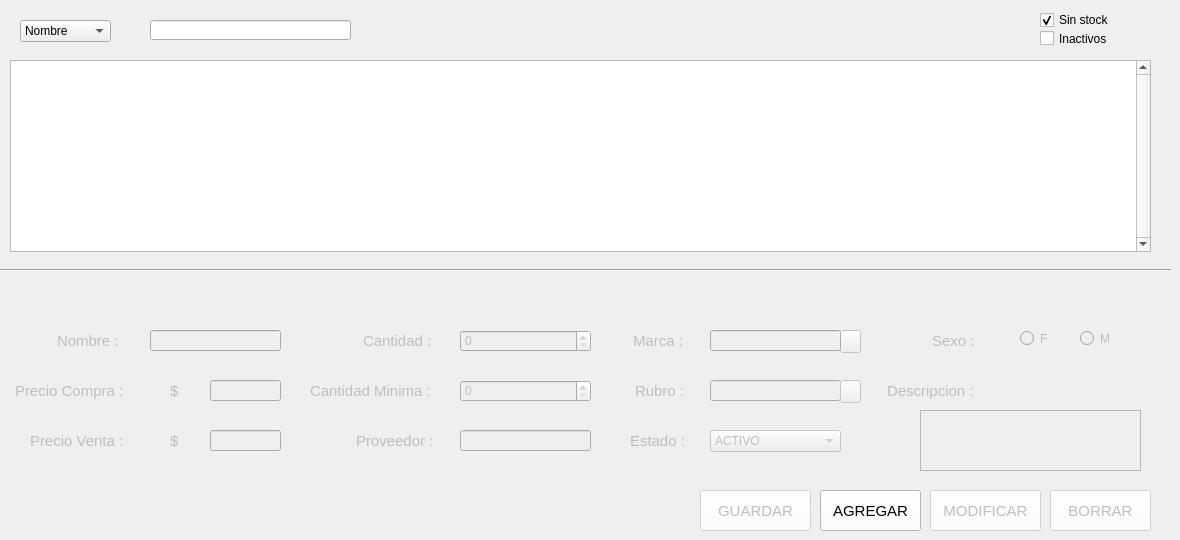
    <widget class="QWidget" name="tab_Productos">
     <attribute name="title">
      <string>Productos</string>
     </attribute>
     <widget class="QTableView" name="tvProductos_p">
      <property name="geometry">
       <rect>
        <x>10</x>
        <y>60</y>
        <width>1141</width>
        <height>192</height>
       </rect>
      </property>
      <property name="styleSheet">
       <string notr="true">font: 9pt &quot;MS Shell Dlg 2&quot;;</string>
      </property>
      <property name="verticalScrollBarPolicy">
       <enum>Qt::ScrollBarAlwaysOn</enum>
      </property>
      <property name="horizontalScrollBarPolicy">
       <enum>Qt::ScrollBarAlwaysOff</enum>
      </property>
      <attribute name="verticalHeaderVisible">
       <bool>false</bool>
      </attribute>
      <attribute name="verticalHeaderHighlightSections">
       <bool>false</bool>
      </attribute>
     </widget>
     <widget class="QComboBox" name="cbFilterProducto_p">
      <property name="geometry">
       <rect>
        <x>20</x>
        <y>20</y>
        <width>91</width>
        <height>22</height>
       </rect>
      </property>
      <property name="styleSheet">
       <string notr="true">font: 9pt &quot;MS Shell Dlg 2&quot;;</string>
      </property>
      <item>
       <property name="text">
        <string>Nombre</string>
       </property>
      </item>
      <item>
       <property name="text">
        <string>Marca</string>
       </property>
      </item>
      <item>
       <property name="text">
        <string>Rubro</string>
       </property>
      </item>
      <item>
       <property name="text">
        <string>Precio Venta</string>
       </property>
      </item>
     </widget>
     <widget class="QLineEdit" name="txtFilterProductos_p">
      <property name="geometry">
       <rect>
        <x>150</x>
        <y>20</y>
        <width>201</width>
        <height>20</height>
       </rect>
      </property>
      <property name="styleSheet">
       <string notr="true">font: 9pt &quot;MS Shell Dlg 2&quot;;</string>
      </property>
     </widget>
     <widget class="Line" name="line1_p">
      <property name="geometry">
       <rect>
        <x>0</x>
        <y>260</y>
        <width>1171</width>
        <height>20</height>
       </rect>
      </property>
      <property name="orientation">
       <enum>Qt::Horizontal</enum>
      </property>
     </widget>
     <widget class="QPushButton" name="btnBorrar_p">
      <property name="enabled">
       <bool>false</bool>
      </property>
      <property name="geometry">
       <rect>
        <x>1050</x>
        <y>490</y>
        <width>101</width>
        <height>41</height>
       </rect>
      </property>
      <property name="font">
       <font>
        <family>Segoe UI</family>
        <pointsize>11</pointsize>
        <weight>9</weight>
        <italic>false</italic>
        <bold>false</bold>
       </font>
      </property>
      <property name="styleSheet">
       <string notr="true">background-color: rgb(255, 255, 255);</string>
      </property>
      <property name="text">
       <string>BORRAR</string>
      </property>
      <property name="icon">
       <iconset>
        <normaloff>../Img/borrar.png</normaloff>../Img/borrar.png</iconset>
      </property>
      <property name="iconSize">
       <size>
        <width>20</width>
        <height>20</height>
       </size>
      </property>
     </widget>
     <widget class="QPushButton" name="btnModificar_p">
      <property name="enabled">
       <bool>false</bool>
      </property>
      <property name="geometry">
       <rect>
        <x>930</x>
        <y>490</y>
        <width>111</width>
        <height>41</height>
       </rect>
      </property>
      <property name="font">
       <font>
        <family>Segoe UI</family>
        <pointsize>11</pointsize>
        <weight>9</weight>
        <italic>false</italic>
        <bold>false</bold>
       </font>
      </property>
      <property name="styleSheet">
       <string notr="true">background-color: rgb(255, 255, 255);</string>
      </property>
      <property name="text">
       <string>MODIFICAR</string>
      </property>
      <property name="icon">
       <iconset>
        <normaloff>../Img/actualizar.png</normaloff>../Img/actualizar.png</iconset>
      </property>
      <property name="iconSize">
       <size>
        <width>20</width>
        <height>20</height>
       </size>
      </property>
     </widget>
     <widget class="QPushButton" name="btnAgregar_p">
      <property name="geometry">
       <rect>
        <x>820</x>
        <y>490</y>
        <width>101</width>
        <height>41</height>
       </rect>
      </property>
      <property name="font">
       <font>
        <family>Segoe UI</family>
        <pointsize>11</pointsize>
        <weight>9</weight>
        <italic>false</italic>
        <bold>false</bold>
       </font>
      </property>
      <property name="styleSheet">
       <string notr="true">background-color: rgb(255, 255, 255);</string>
      </property>
      <property name="text">
       <string>AGREGAR</string>
      </property>
      <property name="icon">
       <iconset>
        <normaloff>../Img/agregar.png</normaloff>../Img/agregar.png</iconset>
      </property>
      <property name="iconSize">
       <size>
        <width>20</width>
        <height>20</height>
       </size>
      </property>
     </widget>
     <widget class="QPushButton" name="btnGuardar_p">
      <property name="enabled">
       <bool>false</bool>
      </property>
      <property name="geometry">
       <rect>
        <x>700</x>
        <y>490</y>
        <width>111</width>
        <height>41</height>
       </rect>
      </property>
      <property name="font">
       <font>
        <family>Segoe UI</family>
        <pointsize>11</pointsize>
        <weight>9</weight>
        <italic>false</italic>
        <bold>false</bold>
       </font>
      </property>
      <property name="styleSheet">
       <string notr="true">background-color: rgb(255, 255, 255);</string>
      </property>
      <property name="text">
       <string>GUARDAR</string>
      </property>
      <property name="icon">
       <iconset>
        <normaloff>../Img/guardar.png</normaloff>../Img/guardar.png</iconset>
      </property>
      <property name="iconSize">
       <size>
        <width>20</width>
        <height>20</height>
       </size>
      </property>
     </widget>
     <widget class="QWidget" name="wDatosProducto" native="true">
      <property name="enabled">
       <bool>false</bool>
      </property>
      <property name="geometry">
       <rect>
        <x>10</x>
        <y>310</y>
        <width>1141</width>
        <height>171</height>
       </rect>
      </property>
      <widget class="QLabel" name="label2_p">
       <property name="geometry">
        <rect>
         <x>5</x>
         <y>70</y>
         <width>131</width>
         <height>21</height>
        </rect>
       </property>
       <property name="font">
        <font>
         <family>Segoe UI</family>
         <pointsize>11</pointsize>
         <weight>9</weight>
         <italic>false</italic>
         <bold>false</bold>
        </font>
       </property>
       <property name="text">
        <string>Precio Compra :</string>
       </property>
      </widget>
      <widget class="QLabel" name="label8_p">
       <property name="geometry">
        <rect>
         <x>300</x>
         <y>70</y>
         <width>121</width>
         <height>21</height>
        </rect>
       </property>
       <property name="font">
        <font>
         <family>Segoe UI</family>
         <pointsize>11</pointsize>
         <weight>9</weight>
         <italic>false</italic>
         <bold>false</bold>
        </font>
       </property>
       <property name="text">
        <string>Cantidad Minima :</string>
       </property>
      </widget>
      <widget class="QLabel" name="label1_p">
       <property name="geometry">
        <rect>
         <x>47</x>
         <y>20</y>
         <width>71</width>
         <height>21</height>
        </rect>
       </property>
       <property name="font">
        <font>
         <family>Segoe UI</family>
         <pointsize>11</pointsize>
         <weight>9</weight>
         <italic>false</italic>
         <bold>false</bold>
        </font>
       </property>
       <property name="text">
        <string>Nombre :</string>
       </property>
      </widget>
      <widget class="QLabel" name="label6_p">
       <property name="geometry">
        <rect>
         <x>353</x>
         <y>20</y>
         <width>81</width>
         <height>21</height>
        </rect>
       </property>
       <property name="font">
        <font>
         <family>Segoe UI</family>
         <pointsize>11</pointsize>
         <weight>9</weight>
         <italic>false</italic>
         <bold>false</bold>
        </font>
       </property>
       <property name="text">
        <string>Cantidad :</string>
       </property>
      </widget>
      <widget class="QSpinBox" name="sbCantidad_p">
       <property name="geometry">
        <rect>
         <x>450</x>
         <y>20</y>
         <width>131</width>
         <height>22</height>
        </rect>
       </property>
       <property name="styleSheet">
        <string notr="true">font: 9pt &quot;MS Shell Dlg 2&quot;;</string>
       </property>
      </widget>
      <widget class="QPushButton" name="btnMarca_p">
       <property name="geometry">
        <rect>
         <x>830</x>
         <y>20</y>
         <width>21</width>
         <height>23</height>
        </rect>
       </property>
       <property name="text">
        <string/>
       </property>
       <property name="icon">
        <iconset>
         <normaloff>../Img/mas.png</normaloff>../Img/mas.png</iconset>
       </property>
      </widget>
      <widget class="QLineEdit" name="txtPrecioVenta_p">
       <property name="geometry">
        <rect>
         <x>200</x>
         <y>120</y>
         <width>71</width>
         <height>21</height>
        </rect>
       </property>
       <property name="styleSheet">
        <string notr="true">font: 9pt &quot;MS Shell Dlg 2&quot;;</string>
       </property>
       <property name="inputMethodHints">
        <set>Qt::ImhPreferNumbers</set>
       </property>
      </widget>
      <widget class="QLineEdit" name="txtPrecioCompra_p">
       <property name="geometry">
        <rect>
         <x>200</x>
         <y>70</y>
         <width>71</width>
         <height>21</height>
        </rect>
       </property>
       <property name="styleSheet">
        <string notr="true">font: 9pt &quot;MS Shell Dlg 2&quot;;</string>
       </property>
       <property name="inputMethodHints">
        <set>Qt::ImhDigitsOnly</set>
       </property>
      </widget>
      <widget class="QLabel" name="label10_p">
       <property name="geometry">
        <rect>
         <x>346</x>
         <y>120</y>
         <width>91</width>
         <height>21</height>
        </rect>
       </property>
       <property name="font">
        <font>
         <family>Segoe UI</family>
         <pointsize>11</pointsize>
         <weight>9</weight>
         <italic>false</italic>
         <bold>false</bold>
        </font>
       </property>
       <property name="text">
        <string>Proveedor :</string>
       </property>
      </widget>
      <widget class="QLineEdit" name="txtRubro_p">
       <property name="geometry">
        <rect>
         <x>700</x>
         <y>70</y>
         <width>131</width>
         <height>21</height>
        </rect>
       </property>
       <property name="styleSheet">
        <string notr="true">font: 9pt &quot;MS Shell Dlg 2&quot;;</string>
       </property>
      </widget>
      <widget class="QRadioButton" name="rbMasculino_p">
       <property name="geometry">
        <rect>
         <x>1070</x>
         <y>20</y>
         <width>41</width>
         <height>17</height>
        </rect>
       </property>
       <property name="font">
        <font>
         <family>MS Shell Dlg 2</family>
         <pointsize>9</pointsize>
         <weight>50</weight>
         <italic>false</italic>
         <bold>false</bold>
        </font>
       </property>
       <property name="styleSheet">
        <string notr="true">font: 9pt &quot;MS Shell Dlg 2&quot;;</string>
       </property>
       <property name="text">
        <string>M</string>
       </property>
      </widget>
      <widget class="QLabel" name="label3_p">
       <property name="geometry">
        <rect>
         <x>160</x>
         <y>70</y>
         <width>16</width>
         <height>21</height>
        </rect>
       </property>
       <property name="font">
        <font>
         <family>Segoe UI</family>
         <pointsize>11</pointsize>
         <weight>9</weight>
         <italic>false</italic>
         <bold>false</bold>
        </font>
       </property>
       <property name="text">
        <string>$</string>
       </property>
      </widget>
      <widget class="QRadioButton" name="rbFemenino_p">
       <property name="geometry">
        <rect>
         <x>1010</x>
         <y>20</y>
         <width>41</width>
         <height>17</height>
        </rect>
       </property>
       <property name="font">
        <font>
         <family>MS Shell Dlg 2</family>
         <pointsize>9</pointsize>
         <weight>50</weight>
         <italic>false</italic>
         <bold>false</bold>
        </font>
       </property>
       <property name="styleSheet">
        <string notr="true">font: 9pt &quot;MS Shell Dlg 2&quot;;</string>
       </property>
       <property name="text">
        <string>F</string>
       </property>
      </widget>
      <widget class="QLineEdit" name="txtMarca_p">
       <property name="geometry">
        <rect>
         <x>700</x>
         <y>20</y>
         <width>131</width>
         <height>21</height>
        </rect>
       </property>
       <property name="styleSheet">
        <string notr="true">font: 9pt &quot;MS Shell Dlg 2&quot;;</string>
       </property>
      </widget>
      <widget class="QLabel" name="label7_p">
       <property name="geometry">
        <rect>
         <x>623</x>
         <y>20</y>
         <width>71</width>
         <height>21</height>
        </rect>
       </property>
       <property name="font">
        <font>
         <family>Segoe UI</family>
         <pointsize>11</pointsize>
         <weight>9</weight>
         <italic>false</italic>
         <bold>false</bold>
        </font>
       </property>
       <property name="text">
        <string>Marca :</string>
       </property>
      </widget>
      <widget class="QLabel" name="label4_p">
       <property name="geometry">
        <rect>
         <x>20</x>
         <y>120</y>
         <width>111</width>
         <height>21</height>
        </rect>
       </property>
       <property name="font">
        <font>
         <family>Segoe UI</family>
         <pointsize>11</pointsize>
         <weight>9</weight>
         <italic>false</italic>
         <bold>false</bold>
        </font>
       </property>
       <property name="text">
        <string>Precio Venta :</string>
       </property>
      </widget>
      <widget class="QLineEdit" name="txtNombre_p">
       <property name="geometry">
        <rect>
         <x>140</x>
         <y>20</y>
         <width>131</width>
         <height>21</height>
        </rect>
       </property>
       <property name="styleSheet">
        <string notr="true">font: 9pt &quot;MS Shell Dlg 2&quot;;</string>
       </property>
      </widget>
      <widget class="QLabel" name="label5_p">
       <property name="geometry">
        <rect>
         <x>160</x>
         <y>120</y>
         <width>16</width>
         <height>21</height>
        </rect>
       </property>
       <property name="font">
        <font>
         <family>Segoe UI</family>
         <pointsize>11</pointsize>
         <weight>9</weight>
         <italic>false</italic>
         <bold>false</bold>
        </font>
       </property>
       <property name="text">
        <string>$</string>
       </property>
      </widget>
      <widget class="QPushButton" name="btnRubro_p">
       <property name="geometry">
        <rect>
         <x>830</x>
         <y>70</y>
         <width>21</width>
         <height>23</height>
        </rect>
       </property>
       <property name="text">
        <string/>
       </property>
       <property name="icon">
        <iconset>
         <normaloff>../Img/mas.png</normaloff>../Img/mas.png</iconset>
       </property>
      </widget>
      <widget class="QTextEdit" name="txtDescripcion_p">
       <property name="geometry">
        <rect>
         <x>910</x>
         <y>100</y>
         <width>221</width>
         <height>61</height>
        </rect>
       </property>
       <property name="styleSheet">
        <string notr="true">font: 9pt &quot;MS Shell Dlg 2&quot;;</string>
       </property>
      </widget>
      <widget class="QLineEdit" name="txtProveedor_p">
       <property name="geometry">
        <rect>
         <x>450</x>
         <y>120</y>
         <width>131</width>
         <height>21</height>
        </rect>
       </property>
       <property name="styleSheet">
        <string notr="true">font: 9pt &quot;MS Shell Dlg 2&quot;;</string>
       </property>
      </widget>
      <widget class="QLabel" name="label11_p">
       <property name="geometry">
        <rect>
         <x>625</x>
         <y>70</y>
         <width>71</width>
         <height>21</height>
        </rect>
       </property>
       <property name="font">
        <font>
         <family>Segoe UI</family>
         <pointsize>11</pointsize>
         <weight>9</weight>
         <italic>false</italic>
         <bold>false</bold>
        </font>
       </property>
       <property name="text">
        <string>Rubro :</string>
       </property>
      </widget>
      <widget class="QLabel" name="label13_p">
       <property name="geometry">
        <rect>
         <x>922</x>
         <y>20</y>
         <width>71</width>
         <height>21</height>
        </rect>
       </property>
       <property name="font">
        <font>
         <family>Segoe UI</family>
         <pointsize>11</pointsize>
         <weight>9</weight>
         <italic>false</italic>
         <bold>false</bold>
        </font>
       </property>
       <property name="text">
        <string>Sexo :</string>
       </property>
      </widget>
      <widget class="QLabel" name="label14_p">
       <property name="geometry">
        <rect>
         <x>877</x>
         <y>70</y>
         <width>111</width>
         <height>21</height>
        </rect>
       </property>
       <property name="font">
        <font>
         <family>Segoe UI</family>
         <pointsize>11</pointsize>
         <weight>9</weight>
         <italic>false</italic>
         <bold>false</bold>
        </font>
       </property>
       <property name="text">
        <string>Descripcion :</string>
       </property>
      </widget>
      <widget class="QSpinBox" name="sbCantidadMin_p">
       <property name="geometry">
        <rect>
         <x>450</x>
         <y>70</y>
         <width>131</width>
         <height>22</height>
        </rect>
       </property>
       <property name="styleSheet">
        <string notr="true">font: 9pt &quot;MS Shell Dlg 2&quot;;</string>
       </property>
      </widget>
      <widget class="QLabel" name="label11_p_2">
       <property name="geometry">
        <rect>
         <x>620</x>
         <y>120</y>
         <width>71</width>
         <height>21</height>
        </rect>
       </property>
       <property name="font">
        <font>
         <family>Segoe UI</family>
         <pointsize>11</pointsize>
         <weight>9</weight>
         <italic>false</italic>
         <bold>false</bold>
        </font>
       </property>
       <property name="text">
        <string>Estado :</string>
       </property>
      </widget>
      <widget class="QComboBox" name="cbEstado_p">
       <property name="geometry">
        <rect>
         <x>700</x>
         <y>120</y>
         <width>131</width>
         <height>22</height>
        </rect>
       </property>
       <item>
        <property name="text">
         <string>ACTIVO</string>
        </property>
       </item>
       <item>
        <property name="text">
         <string>INACTIVO</string>
        </property>
       </item>
      </widget>
     </widget>
     <widget class="QCheckBox" name="cbInactivo_p">
      <property name="geometry">
       <rect>
        <x>1040</x>
        <y>30</y>
        <width>91</width>
        <height>17</height>
       </rect>
      </property>
      <property name="text">
       <string>Inactivos</string>
      </property>
     </widget>
     <widget class="QCheckBox" name="cbSinStock_p">
      <property name="geometry">
       <rect>
        <x>1040</x>
        <y>10</y>
        <width>101</width>
        <height>20</height>
       </rect>
      </property>
      <property name="text">
       <string>Sin stock</string>
      </property>
      <property name="checked">
       <bool>true</bool>
      </property>
     </widget>
    </widget>
